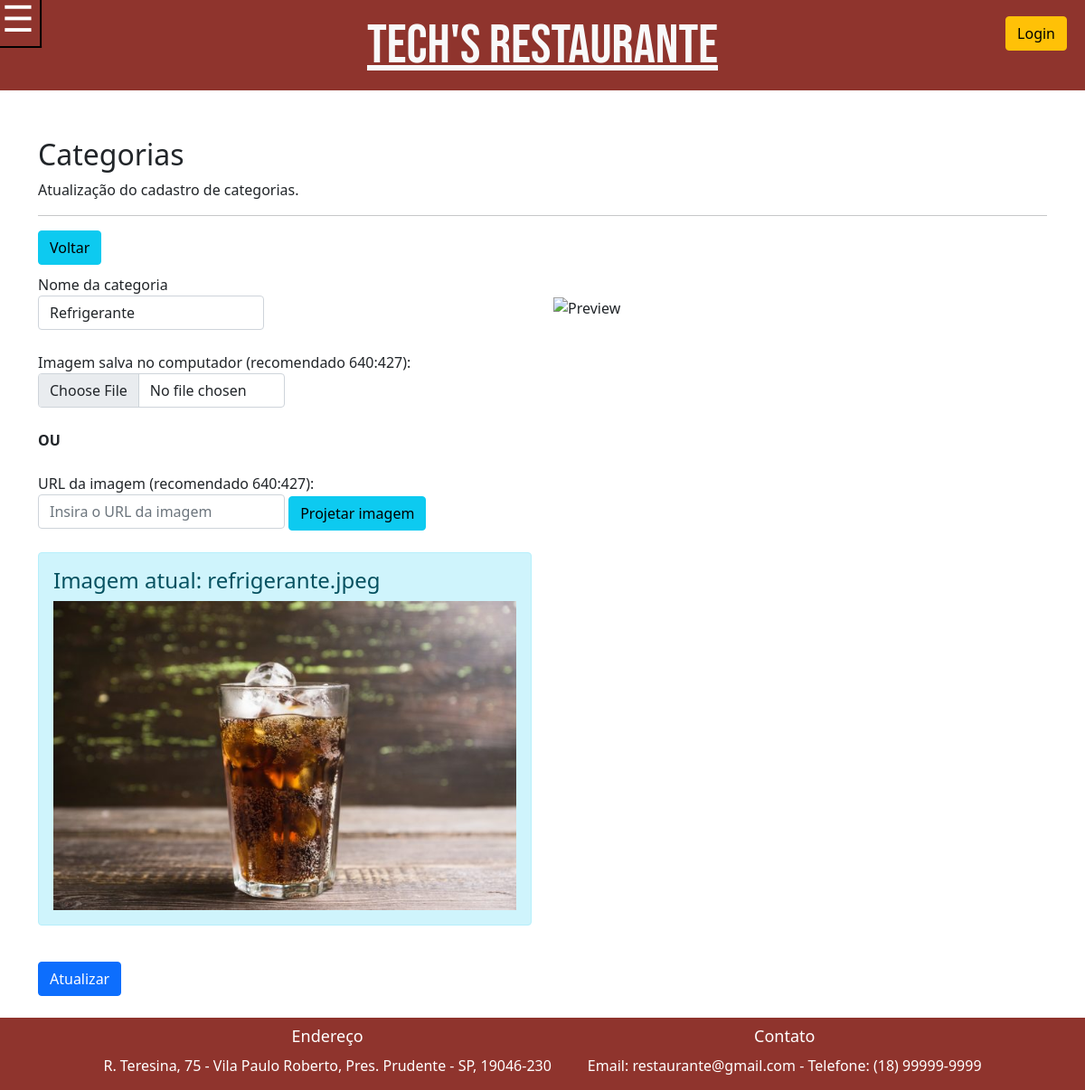
Page /update-tipo_opcao.php?idTipoOpcoesCardapio=1 on the committed database.
### tables this page shows
CREATE TABLE `tipo_opcoes_cardapio` (
  `idTipoOpcoesCardapio` int(11) NOT NULL,
  `descricao` varchar(50) DEFAULT NULL,
  `imagem` varchar(50) DEFAULT NULL
);

### update-tipo_opcao.php (the view, shortened to what this page needs)
<?php
require("header.php");
require_once("connection.php");
if (isset($_GET['idTipoOpcoesCardapio']))
{
    $id_tipo = $_GET['idTipoOpcoesCardapio'];
    $mysql_query = "SELECT * FROM tipo_opcoes_cardapio
                        WHERE idTipoOpcoesCardapio={$id_tipo}";
    $result = $conn->query($mysql_query);
    $row_tipo = mysqli_fetch_array($result);
}
?>
<head>
</head>
<div class="container">
    <br>
    <h2 class="espaco">Categorias</h2>
    <p>Atualização do cadastro de categorias.</p>
    <hr>
    <a href="tipo_opcao.php" type="button" class="btn btn-info d-inline-block" style="margin-bottom: 10px">Voltar</a>
    <div class="wrapper row">
        <div class="col-sm-6">
            <form method="post" enctype="multipart/form-data">
                <label for="nome">Nome da categoria</label>
                <input type="text" name="nome" class="form-control" style="width: 250px;" required value="<?= $row_tipo['descricao']?>">
                <br>
                <div class="form-group">
                    <label for="imagem">Imagem salva no computador (recomendado 640:427):</label>
                    <input type="file" name="imagem" accept="image/*" class="form-control w-50"><br>
                    <strong>OU</strong><br><br>
                    <label for="imagemURL">URL da imagem (recomendado 640:427):</label><br>
                    <input type="url" id="imagemURL" name="imagemURL" placeholder="Insira o URL da imagem" class="form-control w-50 d-inline">
                    <button onclick="loadImage()" class="btn btn-info">Projetar imagem</button>
                    <br>
                    <br>
                    <div class="alert alert-info">
                        <h4>Imagem atual: <?= $row_tipo['imagem'];?></h4>
                        <img src="image/<?= $row_tipo['imagem'];?>" alt="Imagem atual" class="img-fluid">
                    </div>
                </div>
                <br>
                <input type="submit" name="atualizar" value="Atualizar" class="btn btn-primary w100">
            </form>
        </div>
        <div class="col-sm-6">
            <br>
            <img id="imagemPreview" src="" alt="Preview">
        </div>
    </div>
</div>
<br>
<?php require("footer.php"); ?>

### style.css (style rules this page uses)
.espaco { padding-top: 16vh; }

### rows in the picture
tipo_opcoes_cardapio: nome "Refrigerante", imagem "refrigerante.jpeg", imagem (picture)
